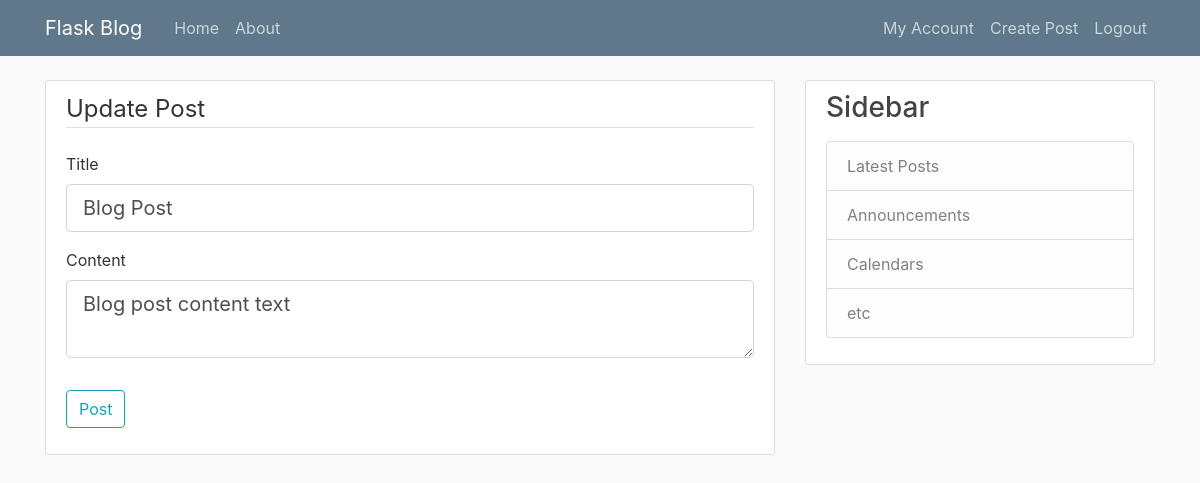
/post/31/update (signed in), run on an earlier commit of the app's database.
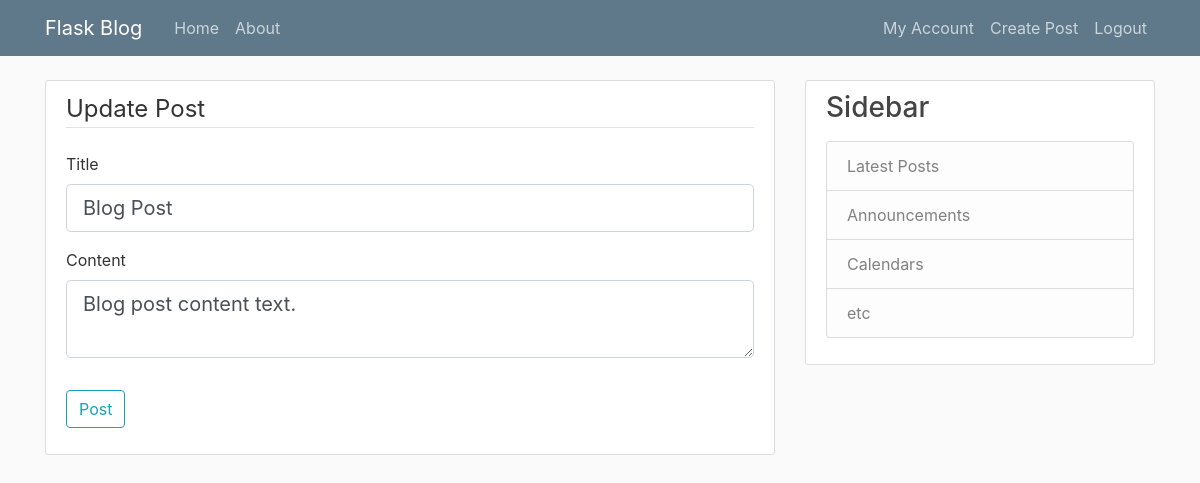
And on a later commit of the database.
### system/models.py (models this page shows, shortened)
class Post(db.Model):
    id = db.Column(db.Integer, primary_key=True)
    title = db.Column(db.String(100), nullable=False)
    date_posted = db.Column(db.DateTime, nullable=False, default=datetime.utcnow)
    content = db.Column(db.Text, nullable=False)
    user_id = db.Column(db.Integer, db.ForeignKey('user.id'), nullable=False)

### system/posts/routes.py (the view)
@posts.route('/post/<int:post_id>/update', methods=['GET', 'POST'])
@login_required
def update_post(post_id):
    post = models.Post.query.get_or_404(post_id)
    if current_user != post.author:
        abort(403)
    form = forms.PostForm()
    if form.validate_on_submit():
        post.title = form.title.data
        post.content = form.content.data
        db.session.commit()
        flash("Post updated succcessfully.", "success")
        return redirect(url_for('posts.post', post_id=post.id))
    elif request.method == 'GET':
        form.title.data = post.title
        form.content.data = post.content
    return render_template('create_post.html', legend="Update Post", title="Update Post", form=form)

### system/posts/forms.py
class PostForm(FlaskForm):
    title = StringField('Title', validators=[DataRequired()])
    content = TextAreaField('Content', validators=[DataRequired()])
    submit = SubmitField('Post')

### system/models.py (called while the page is built)
@login_manager.user_loader
def load_user(user_id):
    return User.query.get(int(user_id))

### system/templates/create_post.html (shortened to what this page needs)
{% extends "base.html" %}
{% block content %}
<div class="content-section">
    <form method="POST" action="">
        <fieldset class="form-group">
            <legend class="border-bottom mb-4">{{ legend }}</legend>
            <div class="form-group">
                {{ form.title.label(class="form-control-label") }}
                {% if form.title.errors %}
                    {{ form.title(class="form-control form-control-lg is-invalid") }}
                    <div class="invalid-feedback">
                        {% for error in form.title.errors %}
                            <span>{{ error }}</span>
                        {% endfor %}
                    </div>
                {% else %}
                    {{ form.title(class="form-control form-control-lg") }}
                {% endif %}
            </div>
            <div class="form-group">
                {{ form.content.label(class="form-control-label") }}
                {% if form.content.errors %}
                    {{ form.content(class="form-control form-control-lg is-invalid") }}
                    <div class="invalid-feedback">
                        {% for error in form.content.errors %}
                            <span>{{ error }}</span>
                        {% endfor %}
                    </div>
                {% else %}
                    {{ form.content(class="form-control form-control-lg") }}
                {% endif %}
            </div>
        </fieldset>
        <div class="form-group">
            {{ form.submit(class="btn btn-outline-info") }}
        </div>
    </form>
</div>
{% endblock content %}

What changed in the data, as far as the page shows it:
changed Post "Blog Post": content "Blog post content text" → "Blog post content text."
